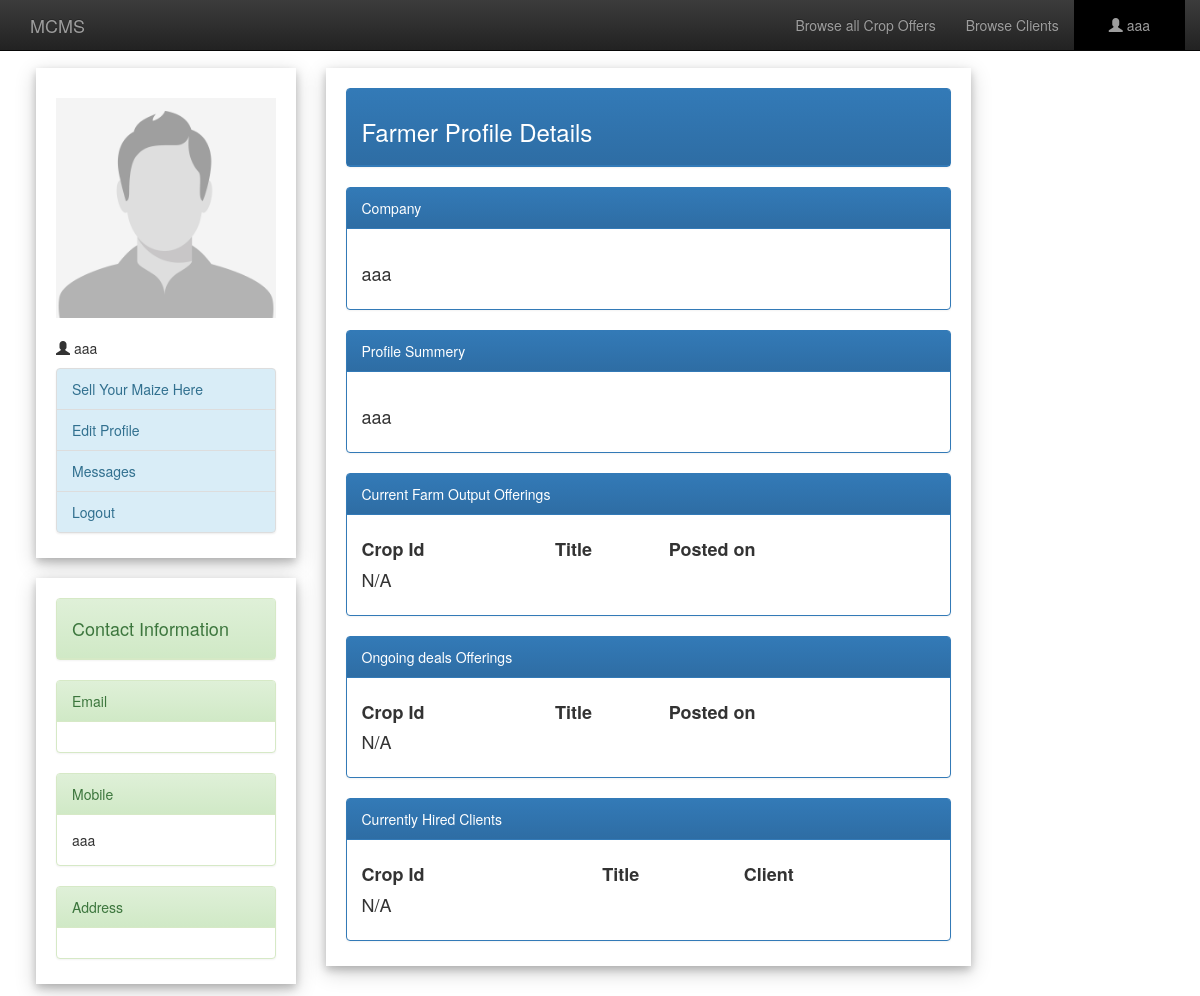
The page /farmerProfile.php (signed in) on the database its author committed.
### tables this page shows
CREATE TABLE `clients` (
  `username` varchar(200) NOT NULL,
  `password` varchar(200) NOT NULL,
  `Name` varchar(200) NOT NULL,
  `email` varchar(200) NOT NULL,
  `contact_no` varchar(200) NOT NULL,
  `address` varchar(200) NOT NULL,
  `gender` varchar(200) NOT NULL,
  `birthdate` date NOT NULL,
  `company` varchar(200) NOT NULL,
  `profile_sum` varchar(1000) NOT NULL
);

### farmerProfile.php (the view, shortened to what this page needs)
<?php include('includes/server.php');
if(isset($_SESSION["Username"])){
	$username=$_SESSION["Username"];
}
else{
	$username="";
}
$sql = "SELECT * FROM clients WHERE username='$username'";
$result = $conn->query($sql);
if ($result->num_rows > 0) {
    while($row = $result->fetch_assoc()) {
        $contactNo=$row["contact_no"];
        $profile_sum=$row["profile_sum"];
		$company=$row["company"];
        }
} else {
    echo "0 results";
}
$sql = "SELECT * FROM farm_output WHERE e_username='$username' and valid=1 ORDER BY timestamp DESC";
$result = $conn->query($sql);
include('includes/header.php');
include('includes/client-navbar.php');
 ?>
<div style="padding:1% 3% 1% 3%;">
<div class="row">
	<div class="col-lg-3">
		<div class="card" style="padding:20px 20px 5px 20px;margin-top:20px">
			<img src="<?php echo (!empty($photo)) ? 'image/'.$photo : 'image/profile.jpg'; ?>" width="100%">
			<p><span class="glyphicon glyphicon-user"></span> <?php echo $username; ?></p>
			<ul class="list-group">
				<a href="postFarmOutput.php" class="list-group-item list-group-item-info">Sell Your Maize Here</a>
	          	<a href="editFarmer.php" class="list-group-item list-group-item-info">Edit Profile</a>
			  	<a href="message.php" class="list-group-item list-group-item-info">Messages</a>
			  	<a href="logout.php" class="list-group-item list-group-item-info">Logout</a>
	        </ul>
	    </div>
		<div class="card" style="padding:20px 20px 5px 20px;margin-top:20px">
			<div class="panel panel-success">
			  <div class="panel-heading"><h4>Contact Information</h4></div>
			</div>
			<div class="panel panel-success">
			  <div class="panel-heading">Email</div>
			  <div class="panel-body"><?php  ?></div>
			</div>
			<div class="panel panel-success">
			  <div class="panel-heading">Mobile</div>
			  <div class="panel-body"><?php echo $contactNo; ?></div>
			</div>
			<div class="panel panel-success">
			  <div class="panel-heading">Address</div>
			  <div class="panel-body"><?php  ?></div>
			</div>
		</div>
	</div>
	<div class="col-lg-7">
		<div class="card" style="padding:20px 20px 5px 20px;margin-top:20px">
			<div class="panel panel-primary">
			  <div class="panel-heading"><h3>Farmer Profile Details</h3></div>
			</div>
			<?php	if(!empty($company)){ ?>
				<div class="panel panel-primary">
					<div class="panel-heading">Company</div>
					<div class="panel-body"><h4><?php echo $company; ?></h4></div>
				</div>
			<?php }?>
			<?php	if(!empty($profile_sum)){ ?>
				<div class="panel panel-primary">
					<div class="panel-heading">Profile Summery</div>
					<div class="panel-body"><h4><?php echo $profile_sum; ?></h4></div>
				</div>
			<?php }?>
			<div class="panel panel-primary">
			  <div class="panel-heading">Current Farm Output Offerings</div>
			  <div class="panel-body"><h4>
                  <table style="width:100%">
                      <tr>
                          <td style="font-weight:bold; padding-bottom:10px;">Crop Id</td>
                          <td style="font-weight:bold; padding-bottom:10px;">Title</td>
                          <td style="font-weight:bold; padding-bottom:10px;">Posted on</td>
                      </tr>
                      <?php
                      if ($result->num_rows > 0) {
                            while($row = $result->fetch_assoc()) {
                                $offer_id=$row["offer_id"];
                                $title=$row["title"];
                                $timestamp=$row["timestamp"];
                                echo '
                                <form action="farmerProfile.php" method="post">
                                <input type="hidden" name="jid" value="'.$offer_id.'">
                                    <tr>
                                    <td>'.$offer_id.'</td>
                                    <td><input type="submit" class="btn btn-link btn-lg" value="'.$title.'"></td>
                                    <td>'.$timestamp.'</td>
                                    </tr>
                                </form>
                                ';
                                }
                        } else {
                            echo "<tr><td>N/A</td></tr>";
                        }
                       ?>
                  </table>
              </h4></div>
			</div>
			<div class="panel panel-primary">
			  <div class="panel-heading">Ongoing deals Offerings</div>
			  <div class="panel-body"><h4>
                  <table style="width:100%">
                      <tr>
                          <td style="font-weight:bold; padding-bottom:10px;">Crop Id</td>
                          <td style="font-weight:bold; padding-bottom:10px;">Title</td>
                          <td style="font-weight:bold; padding-bottom:10px;">Posted on</td>
                      </tr>
                      <?php
                      	$sql = "SELECT * FROM farm_output WHERE e_username='$username' and valid=0 ORDER BY timestamp DESC";
						$result = $conn->query($sql);
                      if ($result->num_rows > 0) {
                            while($row = $result->fetch_assoc()) {
                                $offer_id=$row["offer_id"];
                                $title=$row["title"];
                                $timestamp=$row["timestamp"];
                                echo '
                                <form action="farmerProfile.php" method="post">
                                <input type="hidden" name="jid" value="'.$offer_id.'">
                                    <tr>
                                    <td>'.$offer_id.'</td>
                                    <td><input type="submit" class="btn btn-link btn-lg" value="'.$title.'"></td>
                                    <td>'.$timestamp.'</td>
                                    </tr>
                                </form>
                                ';
                                }
                        } else {
                            echo "<tr><td>N/A</td></tr>";
                        }
                       ?>
                  </table>
              </h4></div>
			</div>
			<div class="panel panel-primary">
			  <div class="panel-heading">Currently Hired Clients</div>
			  <div class="panel-body"><h4>
                  <table style="width:100%">
                      <tr>
                          <td style="font-weight:bold; padding-bottom:10px;">Crop Id</td>
                          <td style="font-weight:bold; padding-bottom:10px;">Title</td>
                          <td style="font-weight:bold; padding-bottom:10px;">Client</td>
                      </tr>
                      <?php
                      	$sql = "SELECT * FROM farm_output,selected WHERE farm_output.offer_id=selected.offer_id AND selected.e_username='$username' AND selected.valid=1 ORDER BY farm_output.timestamp DESC";
						$result = $conn->query($sql);
                      if ($result->num_rows > 0) {
                            while($row = $result->fetch_assoc()) {
                                $offer_id=$row["offer_id"];
                                $title=$row["title"];
                                $f_username=$row["f_username"];
                                $timestamp=$row["timestamp"];
                                echo '
                                <form action="farmerProfile.php" method="post">
                                <input type="hidden" name="jid" value="'.$offer_id.'">
                                    <tr>
                                    <td>'.$offer_id.'</td>
                                    <td><input type="submit" class="btn btn-link btn-lg" value="'.$title.'"></td>
                                    </form>
                                    <form action="farmerProfile.php" method="post">
                                    <input type="hidden" name="f_user" value="'.$f_username.'">
                                    <td><input type="submit" class="btn btn-link btn-lg" value="'.$f_username.'"></td>
                                    <td>'.$timestamp.'</td>
                                    </tr>
                                </form>
                                ';
                                }
                        } else {
                            echo "<tr><td>N/A</td></tr>";
                        }
                       ?>
                  </table>
              </h4></div>
			</div>
	</div>
	</div>
</div>
</div>
<?php include('includes/footer.php') ?>

### includes/header.php (style rules this page uses)
body { padding-top: 3%;margin: 0; }
.card { box-shadow: 0 4px 8px 0 rgba(0, 0, 0, 0.2), 0 6px 20px 0 rgba(0, 0, 0, 0.19); background:#fff }

### rows shown on the page
clients: contact_no "aaa", company "aaa", profile_sum "aaa"

### other values the page prints
$username "aaa"
